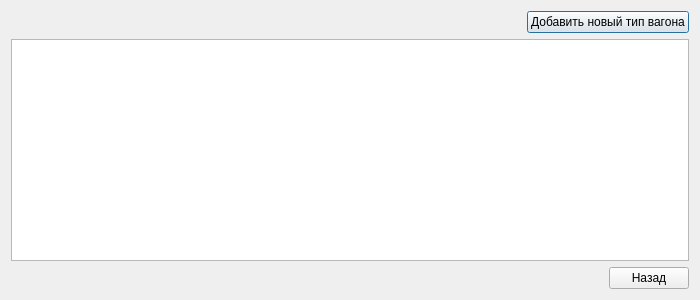
<?xml version="1.0" encoding="UTF-8"?>
<ui version="4.0">
 <class>RailcarDbWindow</class>
 <widget class="QDialog" name="RailcarDbWindow">
  <property name="geometry">
   <rect>
    <x>0</x>
    <y>0</y>
    <width>700</width>
    <height>300</height>
   </rect>
  </property>
  <property name="windowTitle">
   <string>Вагоны</string>
  </property>
  <layout class="QGridLayout" name="gridLayout">
   <item row="0" column="0">
    <layout class="QVBoxLayout" name="verticalLayout">
     <item>
      <layout class="QHBoxLayout" name="horizontalLayout_2">
       <item>
        <spacer name="horizontalSpacer_3">
         <property name="orientation">
          <enum>Qt::Horizontal</enum>
         </property>
         <property name="sizeHint" stdset="0">
          <size>
           <width>40</width>
           <height>20</height>
          </size>
         </property>
        </spacer>
       </item>
       <item>
        <widget class="QLabel" name="label">
         <property name="text">
          <string>&lt;html&gt;&lt;head/&gt;&lt;body&gt;&lt;p&gt;&lt;img src=&quot;:/resources/img/formula.png&quot;/&gt;&lt;/p&gt;&lt;/body&gt;&lt;/html&gt;</string>
         </property>
        </widget>
       </item>
       <item>
        <spacer name="horizontalSpacer">
         <property name="orientation">
          <enum>Qt::Horizontal</enum>
         </property>
         <property name="sizeHint" stdset="0">
          <size>
           <width>40</width>
           <height>20</height>
          </size>
         </property>
        </spacer>
       </item>
       <item>
        <widget class="QPushButton" name="pushButton_add">
         <property name="text">
          <string>Добавить новый тип вагона</string>
         </property>
        </widget>
       </item>
      </layout>
     </item>
     <item>
      <widget class="QTableView" name="tableView"/>
     </item>
     <item>
      <layout class="QHBoxLayout" name="horizontalLayout">
       <item>
        <spacer name="horizontalSpacer_2">
         <property name="orientation">
          <enum>Qt::Horizontal</enum>
         </property>
         <property name="sizeHint" stdset="0">
          <size>
           <width>40</width>
           <height>20</height>
          </size>
         </property>
        </spacer>
       </item>
       <item>
        <widget class="QPushButton" name="pushButton_quit">
         <property name="text">
          <string>Назад</string>
         </property>
        </widget>
       </item>
      </layout>
     </item>
    </layout>
   </item>
  </layout>
 </widget>
 <resources/>
 <connections/>
</ui>
